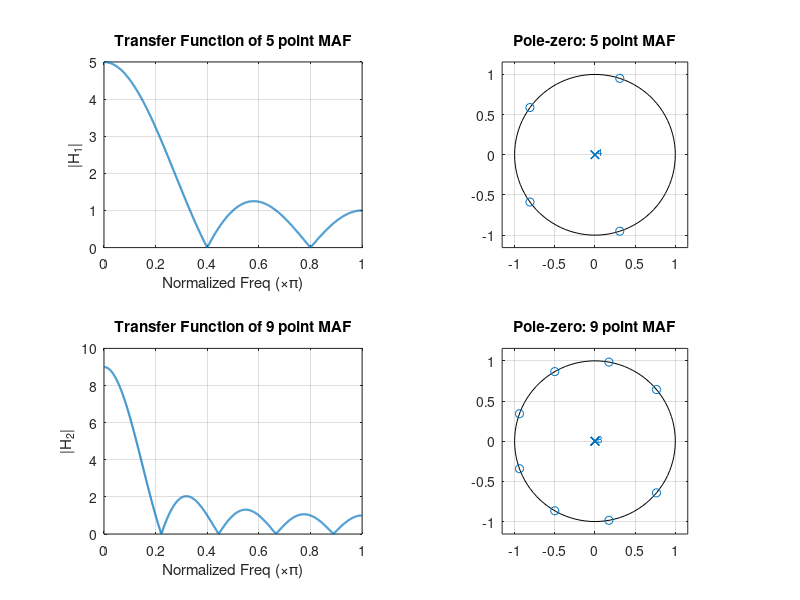

Write MATLAB code to recreate this figure.
clear; clc;

b1 = ones(1,5);   a1 = 1;
b2 = ones(1,9);   a2 = 1;

% Frequency responses
nfft = 2048;
[H1,w1] = freqz(b1,a1,nfft);
[H2,w2] = freqz(b2,a2,nfft);

% ZPK via roots (safe for FIR with a=1)
z1 = roots(b1);   p1 = roots(a1);   k1 = b1(1)/a1(1);
z2 = roots(b2);   p2 = roots(a2);   k2 = b2(1)/a2(1);

% Plots
figure('Color','w');
subplot(2,2,1); plot(w1/pi,abs(H1),'LineWidth',1.5); grid on;
xlabel('Normalized Freq (\times\pi)'); ylabel('|H_1|');
title('Transfer Function of 5 point MAF');

subplot(2,2,2); zplane(b1,a1); axis equal; title('Pole-zero: 5 point MAF');

subplot(2,2,3); plot(w2/pi,abs(H2),'LineWidth',1.5); grid on;
xlabel('Normalized Freq (\times\pi)'); ylabel('|H_2|');
title('Transfer Function of 9 point MAF');

subplot(2,2,4); zplane(b2,a2); axis equal; title('Pole-zero: 9 point MAF');

% (Optional) print zeros
disp('5-point zeros:'); disp(z1.');
disp('9-point zeros:'); disp(z2.');
